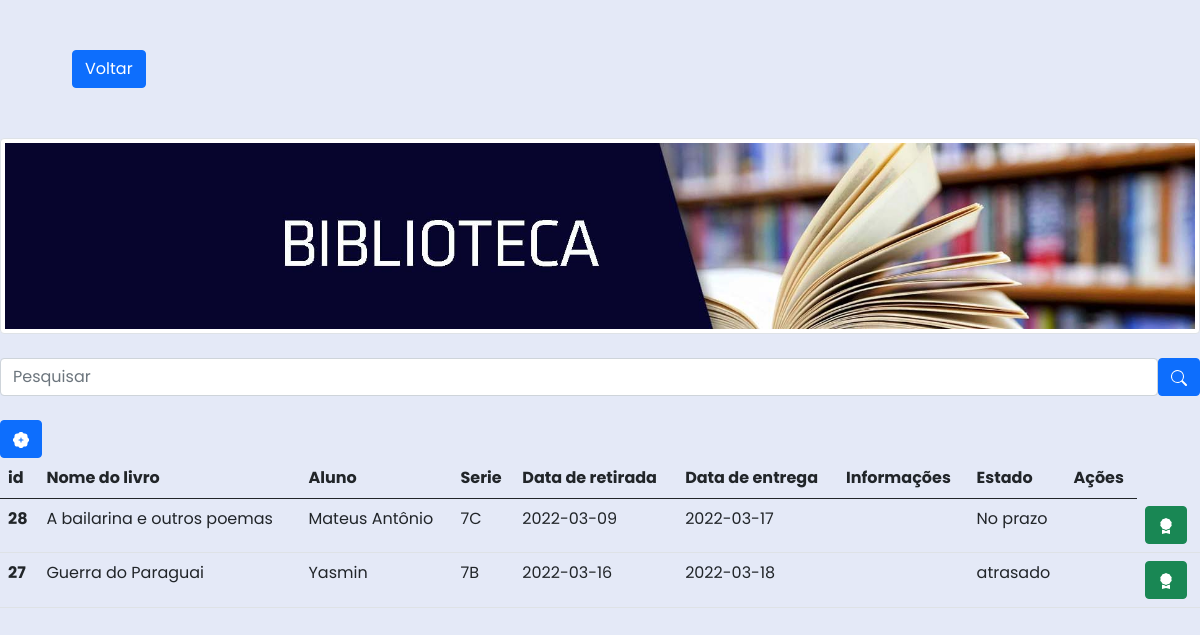
/emprestados.php, run on the app's committed database.
### tables this page shows
CREATE TABLE `emprestados` (
  `id` int(11) NOT NULL,
  `livro` varchar(255) NOT NULL,
  `aluno` varchar(255) NOT NULL,
  `serie` varchar(11) NOT NULL,
  `dataR` date NOT NULL,
  `dataE` date NOT NULL,
  `informacoes` text NOT NULL,
  `estado` varchar(100) NOT NULL
);

### emprestados.php (the view, shortened to what this page needs)
<?php
require_once("conexao/conexao.php");
if(!empty($_GET['search']))
    {
        $data = $_GET['search'];
        $sql = "SELECT * FROM emprestados WHERE aluno LIKE '%$data%' or livro LIKE '%$data%' or serie LIKE '%$data%' or dataR LIKE '%$data%' or dataE LIKE '%$data%' or estado LIKE '%$data%'ORDER BY id DESC";
    }
    else
    {
        $sql = "SELECT * FROM emprestados ORDER BY id DESC";
    }
    $result = $conexao->query($sql);
?>
<!DOCTYPE html>
<html>
<head>
    <link href="https://cdn.jsdelivr.net/npm/bootstrap@5.0.2/dist/css/bootstrap.min.css" rel="stylesheet">
    <link rel="stylesheet" href="css/style.css">
    <link href='https://unpkg.com/boxicons@2.1.1/css/boxicons.min.css' rel='stylesheet'>
</head>
<body>
    <div class="container">
      <a href="painel.php" class="btn btn-primary">Voltar</a>
    </div>
  <img class="img img-thumbnail" src="img/banner2.jpg" alt="Banner">
  <br><br>
          <div class="box-search">
            <input type="search" class="form-control" placeholder="Pesquisar" id="pesquisar">
            <button onclick="searchData()" class="btn btn-primary">
            </button>
          </div>
<br>
<a href="emprestar.php" type="button" class="btn btn-primary">
</a>
<br>
<table class="table">
  <thead>
    <tr>
      <th scope="col">id</th>
      <th scope="col">Nome do livro</th>
      <th scope="col">Aluno</th>
      <th scope="col">Serie</th>
      <th scope="col">Data de retirada</th>
      <th scope="col">Data de entrega</th>
      <th scope="col">Informações</th>
      <th scope="col">Estado</th>
      <th scope="col">Ações</th>
    </tr>
  </thead>
  <tbody>
    <?php
      while($dat = mysqli_fetch_assoc($result)) :
    ?>
    <tr>
        <th scope="row"><?= $dat['id'] ?></th>
        <td><?= $dat['livro'] ?></td>
        <td><?= $dat['aluno'] ?></td>
        <td><?= $dat['serie'] ?></td>
        <td><?= $dat['dataR'] ?></td>
        <td><?= $dat['dataE'] ?></td>
        <td><?= $dat['informacoes'] ?></td>
        <td><?= $dat['estado'] ?></td>
        <td>
        </td>
        <td><a href="php/devolver.php?id=<?=$dat['id']?>" class="btn btn-success">
        </a>
        </td>
    </tr>
    <?php endwhile; ?>
  </tbody>
</table>
</body>
</html>

### css/style.css (style rules this page uses)
* { margin: 0; padding: 0; box-sizing: border-box; font-family: 'Poppins', sans-serif; }
:root { --body-color: #E4E9F7; --sidebar-color: #FFF; --primary-color: #695CFE; --primary-color-light: #F6F5FF; --toggle-color: #DDD; --text-color: #707070; --tran-03: all 0.2s ease; --tran-03: all 0.3s ease; --tran-04: all 0.3s ease; --tran-05: all 0.3s ease; }
body { min-height: 100vh; background-color: var(--body-color); transition: var(--tran-05); }
button { padding: 12px 20px; font-size: 20px; outline: none; border: none; background-color: #4070f4; color: #fff; border-radius: 6px; cursor: pointer; transition: 0.3s; }
.container { width: 90%; margin: 50px auto; }

### emprestados.php (style rules this page uses)
.box-search { text-align: center; justify-content: center; align-content: center; display: flex; }

### data on the page
emprestados: id "28", livro "A bailarina e outros poemas", aluno "Mateus Antônio", serie "7C", dataR "2022-03-09", dataE "2022-03-17", estado "No prazo"
emprestados: id "27", livro "Guerra do Paraguai", aluno "Yasmin", serie "7B", dataR "2022-03-16", dataE "2022-03-18", estado "atrasado"
